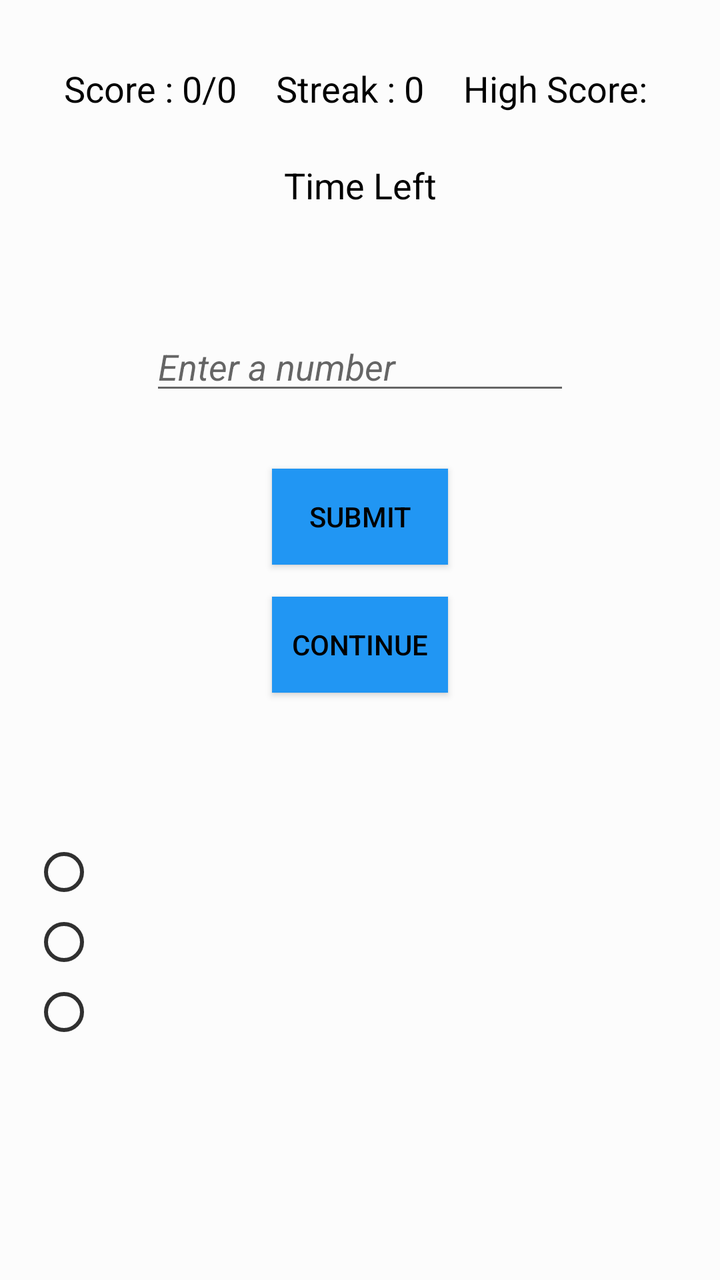
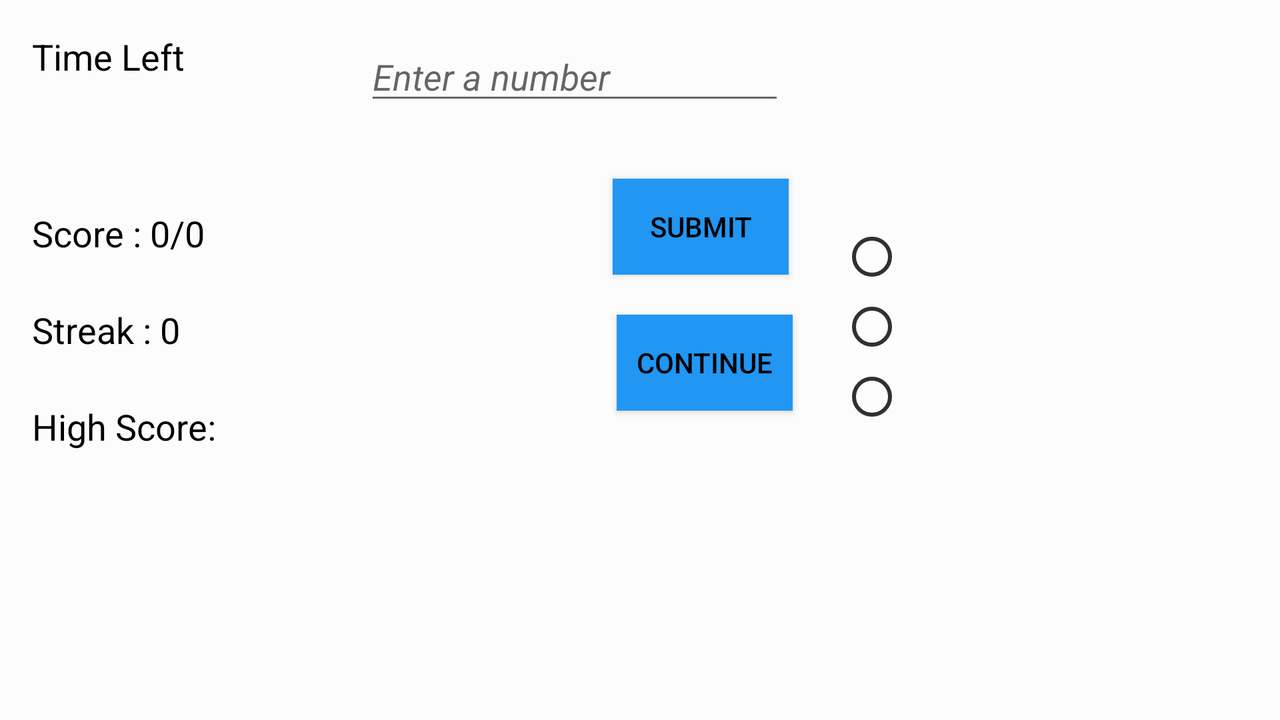

One screen, two layout resources from the same app: the default and the repository's alternative for another configuration. Each is rendered where Android would select it; the XML of both is given below.
<!-- AndroidManifest.xml: application theme AppTheme -->
<!-- res/layout/activity_gayme.xml -->
<?xml version="1.0" encoding="utf-8"?>
<androidx.constraintlayout.widget.ConstraintLayout xmlns:android="http://schemas.android.com/apk/res/android"
    xmlns:app="http://schemas.android.com/apk/res-auto"
    xmlns:tools="http://schemas.android.com/tools"
    android:id="@+id/qnBackground"
    android:layout_width="match_parent"
    android:layout_height="match_parent"
    tools:context=".Gayme"
    android:background="?attr/bgcolor">

    <EditText
        android:id="@+id/etQn"
        android:layout_width="wrap_content"
        android:layout_height="wrap_content"
        android:layout_marginTop="24dp"
        android:ems="10"
        android:hint="Enter a number"
        android:inputType="number"
        android:textStyle="italic"
        app:layout_constraintEnd_toEndOf="parent"
        app:layout_constraintStart_toStartOf="parent"
        app:layout_constraintTop_toBottomOf="@+id/tvTimer"
        android:textColor="?attr/textcolor"/>

    <Button
        android:id="@+id/buSubmit"
        android:layout_width="wrap_content"
        android:layout_height="wrap_content"
        android:layout_marginTop="32dp"
        android:background="?attr/buttoncolor"
        android:textColor="?attr/textcolor"
        android:onClick="buSubmit"
        android:text="Submit"
        app:layout_constraintEnd_toEndOf="parent"
        app:layout_constraintStart_toStartOf="parent"
        app:layout_constraintTop_toBottomOf="@+id/etQn" />

    <RadioGroup
        android:id="@+id/rgOptions"
        android:layout_width="match_parent"
        android:layout_height="wrap_content"
        android:layout_marginStart="16dp"
        android:layout_marginTop="24dp"
        android:layout_marginEnd="16dp"
        android:background="?attr/bgcolor"
        app:layout_constraintEnd_toEndOf="parent"
        app:layout_constraintStart_toStartOf="parent"
        app:layout_constraintTop_toBottomOf="@+id/tvFramedQuestion">

        <RadioButton
            android:id="@+id/rb1"
            android:layout_width="match_parent"
            android:buttonTint="?attr/tintcolor"

            android:background="?attr/bgcolor"
            android:textColor="@android:color/black"
            android:layout_height="wrap_content"
            android:padding="8dp" />

        <RadioButton
            android:id="@+id/rb2"
            android:layout_width="match_parent"
            android:layout_height="wrap_content"
            android:buttonTint="?attr/tintcolor"
            android:textColor="@android:color/black"
            android:background="?attr/bgcolor"
            android:padding="8dp" />

        <RadioButton
            android:id="@+id/rb3"
            android:layout_width="match_parent"
            android:layout_height="wrap_content"
            android:buttonTint="?attr/tintcolor"
            android:textColor="@android:color/black"
            android:background="?attr/bgcolor"
            android:padding="8dp" />
    </RadioGroup>

    <TextView
        android:id="@+id/tvTimer"
        android:layout_width="wrap_content"
        android:layout_height="wrap_content"
        android:layout_marginTop="8dp"
        android:textSize="18sp"
        app:layout_constraintEnd_toEndOf="parent"
        app:layout_constraintStart_toStartOf="parent"
        android:textStyle="bold"
        app:layout_constraintTop_toBottomOf="@+id/tvTimerLabel"
        android:textColor="?attr/textcolor"/>

    <TextView
        android:id="@+id/tvScore"
        android:layout_width="wrap_content"
        android:layout_height="wrap_content"
        android:layout_marginStart="32dp"
        android:layout_marginTop="32dp"
        android:text="Score : 0/0"
        android:textColor="?attr/textcolor"
        android:textSize="18sp"
        android:visibility="visible"
        app:layout_constraintStart_toStartOf="parent"
        app:layout_constraintTop_toTopOf="parent" />

    <TextView
        android:id="@+id/tvStreak"
        android:layout_width="wrap_content"
        android:layout_height="wrap_content"
        android:layout_marginTop="32dp"
        android:text="Streak : 0"
        android:textColor="?attr/textcolor"
        android:textSize="18sp"
        app:layout_constraintEnd_toStartOf="@+id/tvHighScore"
        app:layout_constraintStart_toEndOf="@+id/tvScore"
        app:layout_constraintTop_toTopOf="parent" />

    <TextView
        android:id="@+id/tvTimerLabel"
        android:layout_width="wrap_content"
        android:layout_height="wrap_content"
        android:layout_marginTop="24dp"
        android:text="Time Left"
        android:textColor="?attr/textcolor"
        android:textSize="18sp"
        app:layout_constraintEnd_toEndOf="parent"
        app:layout_constraintStart_toStartOf="parent"
        app:layout_constraintTop_toBottomOf="@+id/tvStreak" />

    <Button
        android:id="@+id/buContinue"
        android:layout_width="wrap_content"
        android:layout_height="wrap_content"
        android:layout_marginTop="16dp"
        android:onClick="buContinue"
        android:text="continue"
        android:background="?attr/buttoncolor"
        android:textColor="?attr/textcolor"
        app:layout_constraintEnd_toEndOf="parent"
        app:layout_constraintStart_toStartOf="parent"
        app:layout_constraintTop_toBottomOf="@+id/buSubmit" />

    <TextView
        android:id="@+id/tvFramedQuestion"
        android:layout_width="wrap_content"
        android:layout_height="wrap_content"
        android:layout_marginTop="24dp"
        android:textColor="?attr/textcolor"
        android:textSize="18sp"
        app:layout_constraintEnd_toEndOf="parent"
        app:layout_constraintStart_toStartOf="parent"
        app:layout_constraintTop_toBottomOf="@+id/buContinue" />

    <TextView
        android:id="@+id/tvHighScore"
        android:layout_width="wrap_content"
        android:layout_height="wrap_content"
        android:layout_marginTop="32dp"
        android:layout_marginEnd="32dp"
        android:text="High Score: "
        android:textColor="?attr/textcolor"
        android:textSize="18sp"
        app:layout_constraintEnd_toEndOf="parent"
        app:layout_constraintTop_toTopOf="parent" />
</androidx.constraintlayout.widget.ConstraintLayout>
<!-- resources referenced by this layout -->
<resources>
  <style name="AppTheme" parent="Theme.AppCompat.Light.DarkActionBar">
          
          <item name="colorPrimary">@color/colorPrimary</item>
          <item name="colorPrimaryDark">@color/colorPrimaryDark</item>
          <item name="colorAccent">@color/colorAccent</item>
          <item name="bgcolor">#FCFCFC</item>
          <item name="buttoncolor">@color/colorPrimary</item>
          <item name="textcolor">#000</item>
          <item name="tintcolor">#303030</item>
          <item name="android:windowAnimationStyle">@style/WindowAnimTransition</item>
  
      </style>
  <color name="colorPrimary">#2196F3</color>
  <color name="colorPrimaryDark">#1976D2</color>
  <color name="colorAccent">#EA4183</color>
  <style name="WindowAnimTransition">
          <item name="android:windowEnterAnimation">@android:anim/fade_in</item>
          <item name="android:windowExitAnimation">@android:anim/fade_out</item>
  
      </style>
</resources>
<!-- res/layout-land/activity_gayme.xml (the repository's variant of the layout above) -->
<!-- drawn on the phone turned sideways -->
<?xml version="1.0" encoding="utf-8"?>
<androidx.constraintlayout.widget.ConstraintLayout xmlns:android="http://schemas.android.com/apk/res/android"
    xmlns:app="http://schemas.android.com/apk/res-auto"
    xmlns:tools="http://schemas.android.com/tools"
    android:id="@+id/qnBackground"
    android:layout_width="match_parent"
    android:layout_height="match_parent"
    tools:context=".Gayme"
    android:background="?attr/bgcolor">

    <EditText
        android:id="@+id/etQn"
        android:layout_width="wrap_content"
        android:layout_height="wrap_content"
        android:layout_marginStart="90dp"
        android:layout_marginTop="16dp"
        android:ems="10"
        android:hint="Enter a number"
        android:inputType="number"
        android:textStyle="italic"
        app:layout_constraintStart_toEndOf="@+id/tvTimerLabel"
        app:layout_constraintTop_toTopOf="parent" />

    <Button
        android:id="@+id/buSubmit"
        android:layout_width="wrap_content"
        android:layout_height="wrap_content"
        android:layout_marginStart="204dp"
        android:layout_marginTop="32dp"
        android:background="?attr/buttoncolor"
        android:textColor="?attr/textcolor"
        android:onClick="buSubmit"
        android:text="Submit"
        app:layout_constraintStart_toEndOf="@+id/tvScore"
        app:layout_constraintTop_toBottomOf="@+id/etQn" />

    <RadioGroup
        android:id="@+id/rgOptions"
        android:layout_width="100dp"
        android:layout_height="wrap_content"
        android:layout_marginEnd="120dp"
        android:background="?attr/bgcolor"
        android:backgroundTint="@android:color/transparent"
        android:layout_marginBottom="144dp"
        app:layout_constraintBottom_toBottomOf="parent"
        app:layout_constraintEnd_toEndOf="parent">

        <RadioButton
            android:id="@+id/rb1"
            android:layout_width="match_parent"
            android:layout_height="wrap_content"
            android:textColor="@android:color/black"
            android:buttonTint="?attr/tintcolor"
            android:background="@android:color/transparent"
            android:padding="8dp" />

        <RadioButton
            android:id="@+id/rb2"
            android:layout_width="match_parent"
            android:buttonTint="?attr/tintcolor"
            android:textColor="@android:color/black"
            android:background="@android:color/transparent"
            android:layout_height="wrap_content"
            android:padding="8dp" />

        <RadioButton
            android:id="@+id/rb3"
            android:layout_width="match_parent"
            android:textColor="@android:color/black"
            android:layout_height="wrap_content"
            android:buttonTint="?attr/tintcolor"
            android:background="@android:color/transparent"
            android:padding="8dp" />
    </RadioGroup>

    <TextView
        android:id="@+id/tvTimer"
        android:layout_width="wrap_content"
        android:layout_height="wrap_content"
        android:layout_marginStart="48dp"
        android:layout_marginTop="8dp"
        android:textColor="?attr/textcolor"
        android:textStyle="bold"
        android:textSize="18sp"
        app:layout_constraintStart_toStartOf="parent"
        app:layout_constraintTop_toBottomOf="@+id/tvTimerLabel" />

    <TextView
        android:id="@+id/tvScore"
        android:layout_width="wrap_content"
        android:layout_height="wrap_content"
        android:layout_marginStart="16dp"
        android:layout_marginTop="64dp"
        android:text="Score : 0/0"
        android:textColor="?attr/textcolor"
        android:textSize="18sp"
        android:visibility="visible"
        app:layout_constraintStart_toStartOf="parent"
        app:layout_constraintTop_toBottomOf="@+id/tvTimerLabel" />

    <TextView
        android:id="@+id/tvStreak"
        android:layout_width="wrap_content"
        android:layout_height="wrap_content"
        android:layout_marginStart="16dp"
        android:layout_marginTop="24dp"
        android:text="Streak : 0"
        android:textColor="?attr/textcolor"
        android:textSize="18sp"
        app:layout_constraintStart_toStartOf="parent"
        app:layout_constraintTop_toBottomOf="@+id/tvScore" />

    <TextView
        android:id="@+id/tvTimerLabel"
        android:layout_width="wrap_content"
        android:layout_height="wrap_content"
        android:layout_marginStart="16dp"
        android:layout_marginTop="16dp"
        android:text="Time Left"
        android:textColor="?attr/textcolor"
        android:textSize="18sp"
        app:layout_constraintStart_toStartOf="parent"
        app:layout_constraintTop_toTopOf="parent" />

    <Button
        android:id="@+id/buContinue"
        android:layout_width="wrap_content"
        android:layout_height="wrap_content"
        android:layout_marginStart="196dp"
        android:layout_marginTop="20dp"
        android:background="?attr/buttoncolor"
        android:onClick="buContinue"
        android:text="continue"
        android:textColor="?attr/textcolor"
        app:layout_constraintStart_toEndOf="@+id/tvHighScore"
        app:layout_constraintTop_toBottomOf="@+id/buSubmit" />

    <TextView
        android:id="@+id/tvFramedQuestion"
        android:layout_width="wrap_content"
        android:layout_height="wrap_content"
        android:layout_marginStart="171dp"
        android:layout_marginTop="16dp"
        android:layout_marginEnd="165dp"
        android:textColor="?attr/textcolor"
        android:textSize="18sp"
        app:layout_constraintEnd_toEndOf="parent"
        app:layout_constraintStart_toEndOf="@+id/etQn"
        app:layout_constraintTop_toTopOf="parent" />

    <TextView
        android:id="@+id/tvHighScore"
        android:layout_width="wrap_content"
        android:layout_height="wrap_content"
        android:layout_marginStart="16dp"
        android:layout_marginTop="24dp"
        android:text="High Score: "
        android:textColor="?attr/textcolor"
        android:textSize="18sp"
        app:layout_constraintStart_toStartOf="parent"
        app:layout_constraintTop_toBottomOf="@+id/tvStreak" />
</androidx.constraintlayout.widget.ConstraintLayout>
